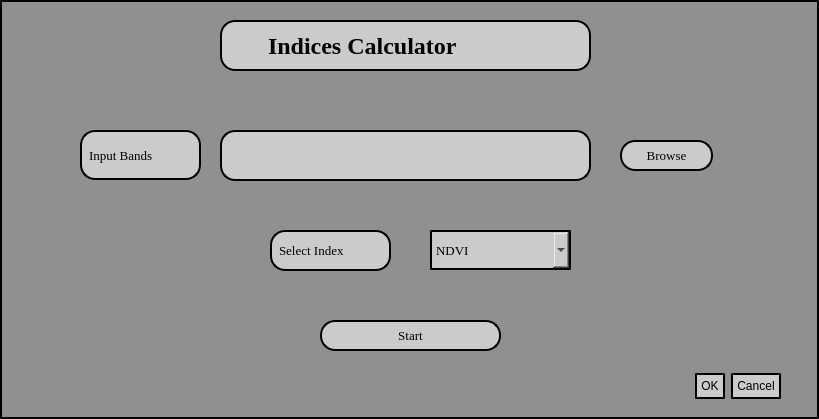
<?xml version="1.0" encoding="UTF-8"?>
<ui version="4.0">
 <class>Dialog</class>
 <widget class="QDialog" name="Dialog">
  <property name="geometry">
   <rect>
    <x>0</x>
    <y>0</y>
    <width>819</width>
    <height>419</height>
   </rect>
  </property>
  <property name="windowTitle">
   <string>Indices Calculator</string>
  </property>
  <property name="windowIcon">
   <iconset resource="resources.qrc">
    <normaloff>:/pwclogo/pwclogo.jpg</normaloff>:/pwclogo/pwclogo.jpg</iconset>
  </property>
  <property name="styleSheet">
   <string notr="true">background-color: rgb(144, 144, 144);
border-style: outset;
border-width: 2px;

border-color: black;
padding: 4px;</string>
  </property>
  <widget class="QDialogButtonBox" name="buttonBox">
   <property name="geometry">
    <rect>
     <x>440</x>
     <y>370</y>
     <width>341</width>
     <height>32</height>
    </rect>
   </property>
   <property name="styleSheet">
    <string notr="true">background-color: rgb(203, 203, 203);
font: 75 10pt &quot;Georgia&quot;;
border-radius: 15px;</string>
   </property>
   <property name="orientation">
    <enum>Qt::Horizontal</enum>
   </property>
   <property name="standardButtons">
    <set>QDialogButtonBox::Cancel|QDialogButtonBox::Ok</set>
   </property>
  </widget>
  <widget class="QLabel" name="label_2">
   <property name="geometry">
    <rect>
     <x>220</x>
     <y>20</y>
     <width>371</width>
     <height>51</height>
    </rect>
   </property>
   <property name="font">
    <font>
     <family>Georgia</family>
     <pointsize>18</pointsize>
     <weight>75</weight>
     <bold>true</bold>
    </font>
   </property>
   <property name="styleSheet">
    <string notr="true">background-color: rgb(203, 203, 203);
border-radius: 15px;</string>
   </property>
   <property name="text">
    <string>      Indices Calculator</string>
   </property>
  </widget>
  <widget class="QPlainTextEdit" name="plainTextEdit">
   <property name="geometry">
    <rect>
     <x>220</x>
     <y>130</y>
     <width>371</width>
     <height>51</height>
    </rect>
   </property>
   <property name="styleSheet">
    <string notr="true">background-color: rgb(203, 203, 203);
border-radius: 15px;</string>
   </property>
  </widget>
  <widget class="QPushButton" name="pushButton">
   <property name="geometry">
    <rect>
     <x>620</x>
     <y>140</y>
     <width>93</width>
     <height>31</height>
    </rect>
   </property>
   <property name="font">
    <font>
     <family>Georgia</family>
     <pointsize>10</pointsize>
     <weight>50</weight>
     <italic>false</italic>
     <bold>false</bold>
    </font>
   </property>
   <property name="styleSheet">
    <string notr="true">background-color: rgb(203, 203, 203);
border-radius: 15px;</string>
   </property>
   <property name="text">
    <string>Browse</string>
   </property>
  </widget>
  <widget class="QLabel" name="label">
   <property name="geometry">
    <rect>
     <x>80</x>
     <y>130</y>
     <width>121</width>
     <height>50</height>
    </rect>
   </property>
   <property name="font">
    <font>
     <family>Georgia</family>
     <pointsize>10</pointsize>
     <weight>50</weight>
     <italic>false</italic>
     <bold>false</bold>
    </font>
   </property>
   <property name="styleSheet">
    <string notr="true">border-radius: 15px;
background-color: rgb(203, 203, 203);</string>
   </property>
   <property name="text">
    <string>Input Bands</string>
   </property>
  </widget>
  <widget class="QComboBox" name="comboBox">
   <property name="geometry">
    <rect>
     <x>430</x>
     <y>230</y>
     <width>141</width>
     <height>40</height>
    </rect>
   </property>
   <property name="font">
    <font>
     <family>Georgia</family>
     <pointsize>10</pointsize>
    </font>
   </property>
   <property name="styleSheet">
    <string notr="true">
background-color: rgb(203, 203, 203);</string>
   </property>
   <item>
    <property name="text">
     <string>NDVI</string>
    </property>
   </item>
   <item>
    <property name="text">
     <string>TNDVI</string>
    </property>
   </item>
   <item>
    <property name="text">
     <string>SAVI</string>
    </property>
   </item>
   <item>
    <property name="text">
     <string>MSAVI2</string>
    </property>
   </item>
  </widget>
  <widget class="QLabel" name="label_3">
   <property name="geometry">
    <rect>
     <x>270</x>
     <y>230</y>
     <width>121</width>
     <height>41</height>
    </rect>
   </property>
   <property name="font">
    <font>
     <family>Georgia</family>
     <pointsize>10</pointsize>
     <weight>50</weight>
     <italic>false</italic>
     <bold>false</bold>
    </font>
   </property>
   <property name="styleSheet">
    <string notr="true">border-radius: 15px;
background-color: rgb(203, 203, 203);</string>
   </property>
   <property name="text">
    <string>Select Index</string>
   </property>
  </widget>
  <widget class="QPushButton" name="pushButton_2">
   <property name="geometry">
    <rect>
     <x>320</x>
     <y>320</y>
     <width>181</width>
     <height>31</height>
    </rect>
   </property>
   <property name="font">
    <font>
     <family>Georgia</family>
     <pointsize>10</pointsize>
     <weight>50</weight>
     <italic>false</italic>
     <bold>false</bold>
    </font>
   </property>
   <property name="styleSheet">
    <string notr="true">background-color: rgb(203, 203, 203);
border-radius: 15px;</string>
   </property>
   <property name="text">
    <string>Start</string>
   </property>
  </widget>
 </widget>
 <resources>
  <include location="resources.qrc"/>
 </resources>
 <connections>
  <connection>
   <sender>buttonBox</sender>
   <signal>accepted()</signal>
   <receiver>Dialog</receiver>
   <slot>accept()</slot>
   <hints>
    <hint type="sourcelabel">
     <x>248</x>
     <y>254</y>
    </hint>
    <hint type="destinationlabel">
     <x>157</x>
     <y>274</y>
    </hint>
   </hints>
  </connection>
  <connection>
   <sender>buttonBox</sender>
   <signal>rejected()</signal>
   <receiver>Dialog</receiver>
   <slot>reject()</slot>
   <hints>
    <hint type="sourcelabel">
     <x>316</x>
     <y>260</y>
    </hint>
    <hint type="destinationlabel">
     <x>286</x>
     <y>274</y>
    </hint>
   </hints>
  </connection>
 </connections>
</ui>
